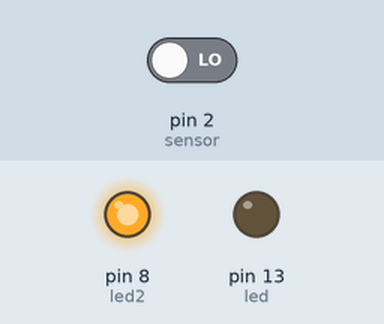
Bench run of a sketch on a simulated Arduino Uno, built with avr-gcc and run on an emulated ATmega328P. Parts: output pins drawn as LEDs (lit = HIGH). Inputs (shaded band) come from the test bench; at power-on: pin 2 (sensor) LOW.

Above: at 1.2 s.
1.3 s: pin 2 (sensor) driven HIGH
At 2.0 s:
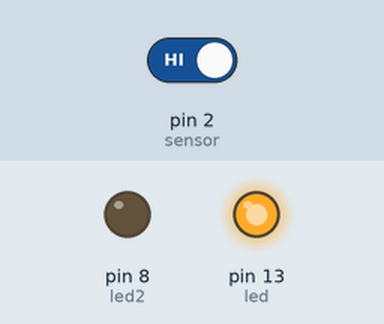
2.8 s: pin 2 (sensor) driven LOW
At 3.1 s:
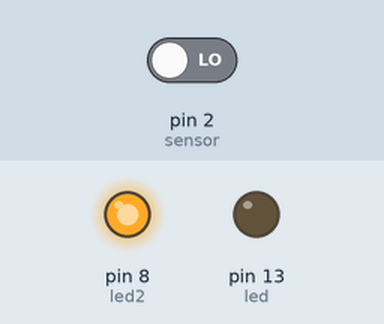
Timing chart, 0 to 5.8 s (numbered marks = the images above; inputs shaded):
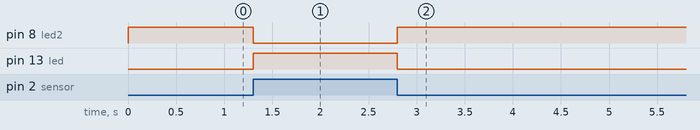

Measured:
- after the input at 1.3 s, pin 8 (led2): HIGH → LOW at once; pin 13 (led): LOW → HIGH at once
- after the input at 2.8 s, pin 8 (led2): LOW → HIGH at once; pin 13 (led): HIGH → LOW at once

The sketch:

main.ino
```cpp
int led = 13,sensor = 2,val = 0, led2 = 8;
void setup(){
  pinMode(led, OUTPUT);
  pinMode(led2, OUTPUT);
  pinMode(sensor, INPUT);
}
void loop(){
  val = digitalRead(sensor);
  if(val == HIGH){
    digitalWrite(led2, LOW);
    digitalWrite(led, HIGH);
    Serial.println("Motion detected!");
  }else{
    digitalWrite(led, LOW);
    digitalWrite(led2, HIGH);
    Serial.println("Motion detected!");
  }
}
```
